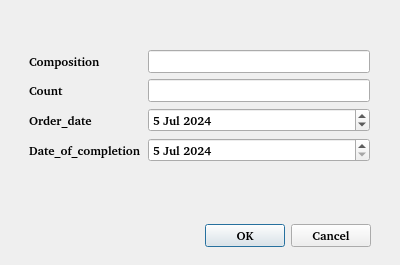
<?xml version="1.0" encoding="UTF-8"?>
<ui version="4.0">
 <class>Delete_form</class>
 <widget class="QDialog" name="Delete_form">
  <property name="geometry">
   <rect>
    <x>0</x>
    <y>0</y>
    <width>400</width>
    <height>265</height>
   </rect>
  </property>
  <property name="windowTitle">
   <string>Dialog</string>
  </property>
  <widget class="QDialogButtonBox" name="buttonBox">
   <property name="geometry">
    <rect>
     <x>30</x>
     <y>220</y>
     <width>341</width>
     <height>32</height>
    </rect>
   </property>
   <property name="font">
    <font>
     <family>URW Gothic [urw]</family>
     <weight>75</weight>
     <bold>true</bold>
    </font>
   </property>
   <property name="orientation">
    <enum>Qt::Horizontal</enum>
   </property>
   <property name="standardButtons">
    <set>QDialogButtonBox::Cancel|QDialogButtonBox::Ok</set>
   </property>
  </widget>
  <widget class="QWidget" name="formLayoutWidget">
   <property name="geometry">
    <rect>
     <x>29</x>
     <y>50</y>
     <width>341</width>
     <height>161</height>
    </rect>
   </property>
   <property name="font">
    <font>
     <family>URW Gothic [urw]</family>
     <weight>75</weight>
     <bold>true</bold>
    </font>
   </property>
   <layout class="QFormLayout" name="formLayout">
    <item row="0" column="1">
     <widget class="QLineEdit" name="comp">
      <property name="font">
       <font>
        <family>URW Gothic [urw]</family>
        <weight>75</weight>
        <bold>true</bold>
       </font>
      </property>
     </widget>
    </item>
    <item row="1" column="1">
     <widget class="QLineEdit" name="count">
      <property name="font">
       <font>
        <family>URW Gothic [urw]</family>
        <weight>75</weight>
        <bold>true</bold>
       </font>
      </property>
     </widget>
    </item>
    <item row="0" column="0">
     <widget class="QLabel" name="label">
      <property name="font">
       <font>
        <family>URW Gothic [urw]</family>
        <weight>75</weight>
        <bold>true</bold>
       </font>
      </property>
      <property name="text">
       <string>Composition</string>
      </property>
     </widget>
    </item>
    <item row="1" column="0">
     <widget class="QLabel" name="label_2">
      <property name="font">
       <font>
        <family>URW Gothic [urw]</family>
        <weight>75</weight>
        <bold>true</bold>
       </font>
      </property>
      <property name="text">
       <string>Count</string>
      </property>
     </widget>
    </item>
    <item row="2" column="0">
     <widget class="QLabel" name="label_3">
      <property name="font">
       <font>
        <family>URW Gothic [urw]</family>
        <weight>75</weight>
        <bold>true</bold>
       </font>
      </property>
      <property name="text">
       <string>Order_date</string>
      </property>
     </widget>
    </item>
    <item row="3" column="0">
     <widget class="QLabel" name="label_4">
      <property name="font">
       <font>
        <family>URW Gothic [urw]</family>
        <weight>75</weight>
        <bold>true</bold>
       </font>
      </property>
      <property name="text">
       <string>Date_of_completion</string>
      </property>
     </widget>
    </item>
    <item row="2" column="1">
     <widget class="QDateEdit" name="dateEdit">
      <property name="font">
       <font>
        <family>URW Gothic [urw]</family>
        <weight>75</weight>
        <bold>true</bold>
       </font>
      </property>
      <property name="dateTime">
       <datetime>
        <hour>0</hour>
        <minute>0</minute>
        <second>0</second>
        <year>2024</year>
        <month>7</month>
        <day>5</day>
       </datetime>
      </property>
      <property name="maximumDateTime">
       <datetime>
        <hour>23</hour>
        <minute>59</minute>
        <second>59</second>
        <year>2024</year>
        <month>12</month>
        <day>31</day>
       </datetime>
      </property>
      <property name="minimumDateTime">
       <datetime>
        <hour>0</hour>
        <minute>0</minute>
        <second>0</second>
        <year>2024</year>
        <month>1</month>
        <day>1</day>
       </datetime>
      </property>
     </widget>
    </item>
    <item row="3" column="1">
     <widget class="QDateEdit" name="dateEdit_2">
      <property name="font">
       <font>
        <family>URW Gothic [urw]</family>
        <weight>75</weight>
        <bold>true</bold>
       </font>
      </property>
      <property name="dateTime">
       <datetime>
        <hour>1</hour>
        <minute>0</minute>
        <second>0</second>
        <year>2024</year>
        <month>7</month>
        <day>5</day>
       </datetime>
      </property>
      <property name="maximumDateTime">
       <datetime>
        <hour>23</hour>
        <minute>59</minute>
        <second>59</second>
        <year>2024</year>
        <month>12</month>
        <day>31</day>
       </datetime>
      </property>
      <property name="minimumDateTime">
       <datetime>
        <hour>1</hour>
        <minute>0</minute>
        <second>0</second>
        <year>2024</year>
        <month>7</month>
        <day>5</day>
       </datetime>
      </property>
     </widget>
    </item>
   </layout>
  </widget>
 </widget>
 <resources/>
 <connections>
  <connection>
   <sender>buttonBox</sender>
   <signal>accepted()</signal>
   <receiver>Delete_form</receiver>
   <slot>accept()</slot>
   <hints>
    <hint type="sourcelabel">
     <x>248</x>
     <y>254</y>
    </hint>
    <hint type="destinationlabel">
     <x>157</x>
     <y>274</y>
    </hint>
   </hints>
  </connection>
  <connection>
   <sender>buttonBox</sender>
   <signal>rejected()</signal>
   <receiver>Delete_form</receiver>
   <slot>reject()</slot>
   <hints>
    <hint type="sourcelabel">
     <x>316</x>
     <y>260</y>
    </hint>
    <hint type="destinationlabel">
     <x>286</x>
     <y>274</y>
    </hint>
   </hints>
  </connection>
 </connections>
</ui>
